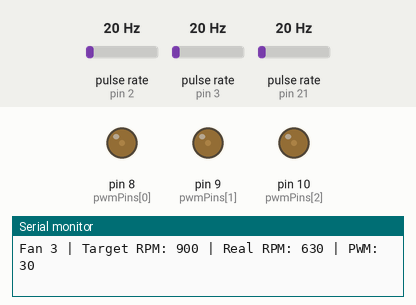
Bench run of a sketch on a simulated Arduino Mega 2560, built with avr-gcc and run on an emulated ATmega2560. Parts: output pins drawn as LEDs (lit = HIGH), the last lines printed to the serial monitor. Wiring (inferred from the names in the program): 3 × pulse sensor: data pin 2 / data pin 3 / data pin 21. The inputs (shaded band) are chosen by the test bench; at power-on: pulse rate (sensors on pin 3, pin 2, pin 21) 20 Hz.

Above: at 1.3 s.
1.4 s: pulse rate (sensor on pin 3) set to 100 Hz
At 2.8 s:
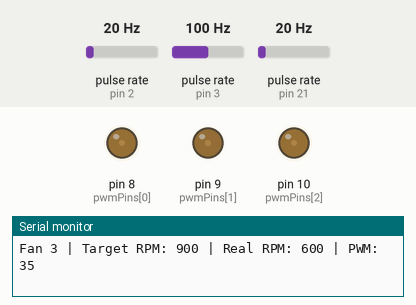
4.4 s: pulse rate (sensor on pin 2) set to 4 Hz
7.4 s: pulse rate (sensor on pin 2) set to 50 Hz
10.4 s: pulse rate (sensor on pin 21) set to 4 Hz
At 11.8 s:
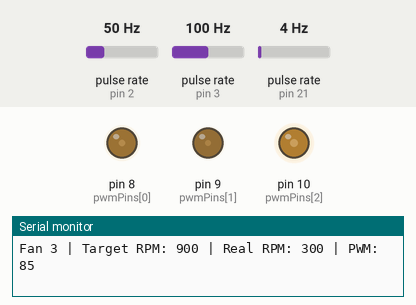
16.4 s: pulse rate (sensor on pin 21) set to 50 Hz
At 17.8 s:
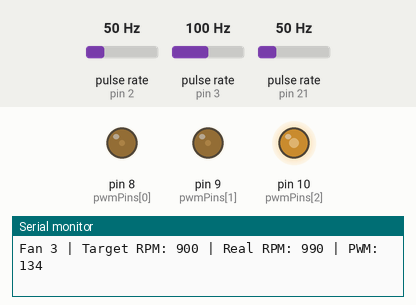
Timing chart, 0 to 20.4 s (numbered marks = the images above; inputs shaded):
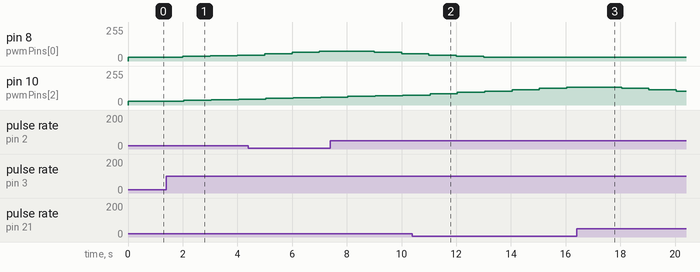

Measured:
- after the input at 1.4 s, pin 9 (pwmPins[1]): stays 30/255 (without the input it goes to 35/255 after 0.60 s)

The sketch:

try1.ino
```cpp
#include <PMS.h>

const int pwmPins[] = {8, 9, 10};    // 팬의 PWM 핀들
const int tachPins[] = {2, 3, 21};   // 팬의 TACH 핀들
const int fanCount = 3;              // 팬의 수

volatile int tachCounters[fanCount] = {0, 0, 0};
unsigned long previousMillis = 0;
const long interval = 1000;  // 1초마다 RPM 계산

int targetRPMs[fanCount] = {900, 900, 900}; // 목표 RPM
int currentPWMs[fanCount] = {0, 0, 0}; // 현재 PWM 값
bool targetReached[fanCount] = {true, true, true}; // 목표 RPM 도달 여부 추적

const int minPWM = 30; // 최소 PWM 값

PMS pms1(Serial1);
PMS::DATA data1;

PMS pms2(Serial2);
PMS::DATA data2;

PMS pms3(Serial3);
PMS::DATA data3;

bool startReceived = false;

uint16_t d1, d2, d3;

void setup() {
  for (int i = 0; i < fanCount; i++) {
    pinMode(tachPins[i], INPUT_PULLUP);  // TACH 핀을 입력으로 설정
    pinMode(pwmPins[i], OUTPUT);         // PWM 핀을 출력으로 설정
    analogWrite(pwmPins[i], 30);          // 초기 PWM 값을 0으로 설정
  }

  attachInterrupt(digitalPinToInterrupt(tachPins[0]), tachCounterISR0, FALLING);
  attachInterrupt(digitalPinToInterrupt(tachPins[1]), tachCounterISR1, FALLING);
  attachInterrupt(digitalPinToInterrupt(tachPins[2]), tachCounterISR2, FALLING);

  Serial.begin(9600);
  Serial1.begin(9600);
  Serial2.begin(9600);
  Serial3.begin(9600);

  delay(100);

  pms1.passiveMode();
  pms2.passiveMode();
  pms3.passiveMode();
  //Serial.println("Enter target RPMs for each fan in the format '2000 3000 1500' or 'M1_P1_2000':");
}

void loop() {
  if (Serial.available() > 0) {
    String input = Serial.readStringUntil('\n');
    input.trim();

    // 새로운 입력 형식 M1_P 처리
    if (input.startsWith("M3_P")) {
      int fanIndex = input.substring(4, 5).toInt() - 1;  // 팬 인덱스 (0부터 시작)
      int fanSpeed = input.substring(6).toInt();  // 입력된 RPM 값
      if (fanIndex >= 0 && fanIndex < fanCount) {
        targetRPMs[fanIndex] = fanSpeed;
        targetReached[fanIndex] = false; // 새로운 목표 RPM이 설정되면 도달 플래그 초기화
      }
    } else if(input == "start") {
      startReceived = true;
    }
  }

  if (startReceived == true) {
    pms1.requestRead();
    pms2.requestRead();
    pms3.requestRead();

    if(pms1.readUntil(data1)){
      d1 = data1.PM_AE_UG_2_5;
    }

    if(pms2.readUntil(data2)){
      d2 = data2.PM_AE_UG_2_5;
    }

    if(pms3.readUntil(data3)){
      d3 = data3.PM_AE_UG_2_5;
    }

    for (int i = 0; i < fanCount; i++) {
      Serial.print(targetRPMs[i]);
      Serial.print(",");
    }
    Serial.print(d1);
    Serial.print(",");
    Serial.print(d2);
    Serial.print(",");
    Serial.print(d3);
    Serial.println(",");

    startReceived = false;
  }

  // 1초 간격으로 RPM 계산 및 PWM 조정
  unsigned long currentMillis = millis();
  if (currentMillis - previousMillis >= interval) {
    previousMillis = currentMillis;

    for (int i = 0; i < fanCount; i++) {
      int realRPM = (tachCounters[i] * 60) / 2;
      tachCounters[i] = 0; // tachCounter 초기화

      int error = targetRPMs[i] - realRPM;
      int pwmStep = 0;

      if (abs(error) > 1000) {
        pwmStep = 50;
      } else if (abs(error) > 450) {
        pwmStep = 10;
      } else if (abs(error) > 200) {
        pwmStep = 5;
      } else if (abs(error) > 30) {
        pwmStep = 1;
      }

      if (pwmStep > 0) {
        currentPWMs[i] += (error > 0) ? pwmStep : -pwmStep;
        if(currentPWMs[i] > 0){
          currentPWMs[i] = constrain(currentPWMs[i], minPWM, 255);
          analogWrite(pwmPins[i], currentPWMs[i]);
        }
      }

      if (abs(error) <= 30 && !targetReached[i]) {
        Serial.print("M3_P");
        Serial.print(i+1);
        Serial.print("_");
        Serial.print(targetRPMs[i]);
        Serial.println();
        targetReached[i] = true;
      }

      Serial.print("Fan ");
      Serial.print(i + 1);
      Serial.print(" | Target RPM: ");
      Serial.print(targetRPMs[i]);
      Serial.print(" | Real RPM: ");
      Serial.print(realRPM);
      Serial.print(" | PWM: ");
      Serial.println(currentPWMs[i]);
    }
  }
}

void tachCounterISR0() {
  tachCounters[0]++;
}

void tachCounterISR1() {
  tachCounters[1]++;
}

void tachCounterISR2() {
  tachCounters[2]++;
}
```
